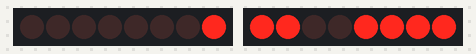
The sketch below on a simulated Arduino Uno, built with avr-gcc and run on an emulated ATmega328P. Parts: 2 × 8 shift-register outputs drawn as a row of LEDs (first output left, lit = HIGH). Wiring (inferred from the names in the program): 2 × shift register (74HC595): data pin 7, shift clock pin 5, latch pin 6 / data pin 2, shift clock pin 4, latch pin 3. Wiring (inferred from the signals the program sends): 2 × row of LEDs: on Q0, Q1, Q2, Q3, Q4, Q5, Q6, Q7 / on Q0, Q1, Q2, Q3, Q4, Q5, Q6, Q7. What the sketch prints to the serial monitor is not drawn.

Above: at 0.01 s.
At 1.2 s:
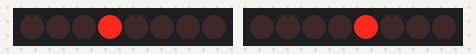
At 2.53 s:
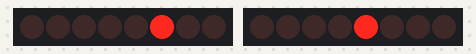
At 4.94 s:
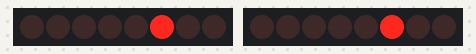
At 7.48 s:
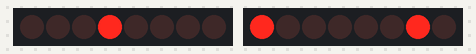
At 9.99 s:
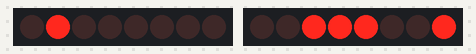
Timing chart, 0 to 10.0 s (numbered marks = the images above):
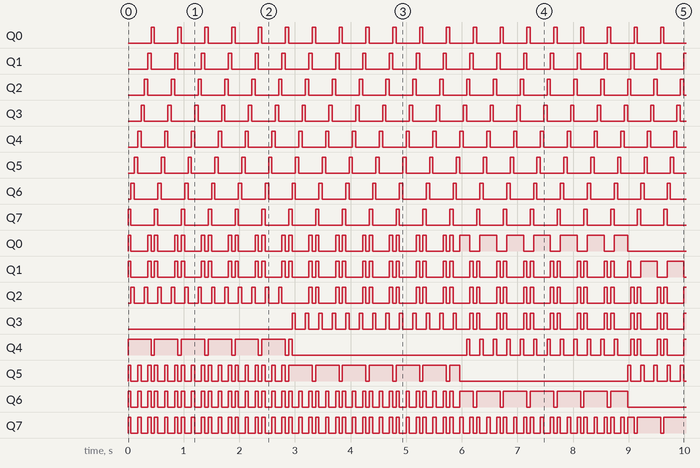

Measured:
- by itself, Q0–7: alternates HIGH for 0.06 s and LOW for 0.42 s
- by itself, Q3: moves between LOW and HIGH, repeating every 2.9 s

The sketch:

dot_matrix.ino
```cpp
/*
  Program Ini dibuat oleh tim ayongoprek.com

  Ini adalah contoh program Scrolling Text untuk menjalankan Modul Dot Matrix 8x8 yang berbasiskan IC Shift Register 74HC595.
  Program yang diberikan di bawah ini dapat dikontrol oleh bluetooth dari smartphone Android menggunakan aplikasi yang disediakan

  Parameter yang dapat dikontrol dari smartphone antara lain:
  - Jumlah Kolom Display
  - Jumlah Baris Display
  - Isi text yang ditampilkan
  - Kecepatan Scrolling

  Semua Parameter diatas dapat disimpan di dalam EEPROM, yang berarti ketika mikrokontroller dimatikan,
  nilai parameter yang di set tidak berubah dari nilai yang telah di set sebelumnya

  Untuk informasi lebih lengkap tentang cara menghubungkan modul Dot Matrix 8x8, dapat dilihat di
  ----->>http://www.ayongoprek.com
*/
//#include <Arduino.h>
#include <avr/io.h>
#include <avr/interrupt.h>
#include <avr/pgmspace.h>
#include <string.h>
#include <EEPROM.h>

//Definisi PIN pada arduino yang digunakan pada Mikrokontroler untuk berkomunikasi dengan Shift register
//Sesuaikan Parameter ini dengan koneksi pada arduino anda
#define HC595_COL_DS         2
#define HC595_COL_SHCP       4
#define HC595_COL_STCP       3


#define HC595_ROW_DS         7
#define HC595_ROW_SHCP       5
#define HC595_ROW_STCP       6
//#define LED                 13

//Definisi yang menentukan banyaknya karakter yang diperbolehkan di dalam Scrolling Text
#define	Text_Size		150

//Definisi Mode Display
#define Text_Only		0
#define Graphic			1
#define Animation		2

//Definisi Mode UART
#define Perintah		0
#define Tulis_Text		1
#define Time_Out		65000

//Definisi dari Command Set yang digunakan sistem untuk berkomunikasi melalui UART
#define Set_Speed		65
#define Set_Column		66
#define Set_Row			67
#define Save_Config		68
#define Save_Text		69
#define Debug			70
#define Display_ON		80
#define Display_OFF		81
#define Text_Data		82
#define Text_Data_End	 255

/*
  ------------------------------------------------------
  Daftar Inisialisasi variabel global Dalam Program, Beserta Data Type nya, dan Nilai Awalnya
  ------------------------------------------------------
*/
unsigned long previousMillis = 0;        //Variabel Untuk menyimpan nilai millis yang digunakan untuk blinking LED

//alamat penyimpanan Variabel di EEPROM
//---------------------------------------------------------------------
int Display_Row = 0;
int Display_Column = 1;
int Scroll_Speed = 4;
int Display_Text = 6;
//alamat variabel di EEPROM yang menyatakan apakah variabel ROW. COL. Speed, dan Text telah ter konfigurasi di EEPROM
//hal ini dibutuhkan karena arduino IDE tidak memiliki kemampuan untuk menginisialisasi nilai EEPROM secara otomatis
//karena apabila nilai dibaca dari EEPROM tanpa di inisialisasi dahulu nilainya, akan terjadi error.
int Text_Configure = 2;
int Param_Configure = 3;
//---------------------------------------------------------------------

uint16_t DISP_COL_CNT = 15;
volatile uint8_t DISP_ROW_CNT = 8;
volatile uint8_t disp_mode = Text_Only;
volatile uint16_t Scr_Speed = 50;

volatile int a = 0;
volatile int a2, a3 = 0;
volatile uint8_t row = 0;
volatile uint16_t cnt = 0;

volatile int16_t col = 0;
volatile int chr = 0;
volatile int8_t m = 0;

uint8_t data;
uint8_t length;

volatile uint8_t temp = 0;
uint8_t uart_data[5];
uint8_t uart_mode = Perintah;
uint8_t uart_counter = 0;
uint16_t uart_timeout = 0;
uint8_t Send_Data = 0;
uint8_t Text_Counter = 0;

//Buffer Text yang akan ditampilkan
char text[Text_Size] = "ABCDEFGHIJKLMNOPQRSTUVWXYZ  abcdefghijklmnopqrstuvwxyz";

//Font Yang Digunakan di dalam Program, yang ditampilkan ke LED Matrix
const unsigned char smallFont[] PROGMEM =
{
  0x00, 0x00, 0x00, 0x00, 0x00, 0x00,  // sp
  0x00, 0x00, 0x2f, 0x00, 0x00, 0x00,  // !
  0x00, 0x07, 0x07, 0x00, 0x00, 0x00,  // "
  0x14, 0x7f, 0x14, 0x7f, 0x14, 0x00,  // #
  0x12, 0x2a, 0x7f, 0x2a, 0x24, 0x00,  // $
  0x46, 0x26, 0x10, 0xc8, 0xc4, 0x00,  // %
  0x50, 0x22, 0x55, 0x49, 0x36, 0x00,  // &
  0x00, 0x00, 0x03, 0x05, 0x00, 0x00,  // '
  0x00, 0x41, 0x22, 0x1c, 0x00, 0x00,  // (
  0x00, 0x1c, 0x22, 0x41, 0x00, 0x00,  // )
  0x14, 0x08, 0x3E, 0x08, 0x14, 0x00,  // *
  0x08, 0x08, 0x3E, 0x08, 0x08, 0x00,  // +
  0x00, 0x00, 0x30, 0x50, 0x00, 0x00,  // ,
  0x10, 0x10, 0x10, 0x10, 0x10, 0x00,  // -
  0x00, 0x00, 0x60, 0x60, 0x00, 0x00,  // .
  0x02, 0x04, 0x08, 0x10, 0x20, 0x00,  // /
  //  0xFD, 0xFB, 0xF7, 0xEF, 0xDF, 0xFF,  // /
  0x3E, 0x45, 0x49, 0x51, 0x3E, 0x00,  // 0
  0x00, 0x40, 0x7F, 0x42, 0x00, 0x00,  // 1
  0x46, 0x49, 0x51, 0x61, 0x42, 0x00,  // 2
  0x31, 0x4B, 0x45, 0x41, 0x21, 0x00,  // 3
  0x10, 0x7F, 0x12, 0x14, 0x18, 0x00,  // 4
  0x39, 0x45, 0x45, 0x45, 0x27, 0x00,  // 5
  0x30, 0x49, 0x49, 0x4A, 0x3C, 0x00,  // 6
  0x03, 0x05, 0x09, 0x71, 0x01, 0x00,  // 7
  0x36, 0x49, 0x49, 0x49, 0x36, 0x00,  // 8
  0x1E, 0x29, 0x49, 0x49, 0x06, 0x00,  // 9
  0x00, 0x00, 0x36, 0x36, 0x00, 0x00,  // :
  0x00, 0x00, 0x36, 0x56, 0x00, 0x00,  // ;
  0x08, 0x14, 0x22, 0x41, 0x00, 0x00,  // <
  0x14, 0x14, 0x14, 0x14, 0x14, 0x00,  // =
  0x00, 0x41, 0x22, 0x14, 0x08, 0x00,  // >
  0x06, 0x09, 0x51, 0x01, 0x02, 0x00,  // ?
  0x3E, 0x51, 0x59, 0x49, 0x32, 0x00,  // @
  0x7E, 0x11, 0x11, 0x11, 0x7E, 0x00,  // A
  0x36, 0x49, 0x49, 0x49, 0x7F, 0x00,  // B
  //  0xF7, 0x94, 0x94, 0x94, 0x63, 0x00,  // B
  0x22, 0x41, 0x41, 0x41, 0x3E, 0x00,  // C
  0x1C, 0x22, 0x41, 0x41, 0x7F, 0x00,  // D
  0x41, 0x49, 0x49, 0x49, 0x7F, 0x00,  // E
  0x01, 0x09, 0x09, 0x09, 0x7F, 0x00,  // F
  0x7A, 0x49, 0x49, 0x41, 0x3E, 0x00,  // G
  0x7F, 0x08, 0x08, 0x08, 0x7F, 0x00,  // H
  0x00, 0x41, 0x7F, 0x41, 0x00, 0x00,  // I
  0x01, 0x3F, 0x41, 0x40, 0x20, 0x00,  // J
  0x41, 0x22, 0x14, 0x08, 0x7F, 0x00,  // K
  0x40, 0x40, 0x40, 0x40, 0x7F, 0x00,  // L
  0x7F, 0x02, 0x0C, 0x02, 0x7F, 0x00,  // M
  0x7F, 0x10, 0x08, 0x04, 0x7F, 0x00,  // N
  0x3E, 0x41, 0x41, 0x41, 0x3E, 0x00,  // O
  0x06, 0x09, 0x09, 0x09, 0x7F, 0x00,  // P
  0x5E, 0x21, 0x51, 0x41, 0x3E, 0x00,  // Q
  0x46, 0x29, 0x19, 0x09, 0x7F, 0x00,  // R
  0x31, 0x49, 0x49, 0x49, 0x46, 0x00,  // S
  0x01, 0x01, 0x7F, 0x01, 0x01, 0x00,  // T
  0x3F, 0x40, 0x40, 0x40, 0x3F, 0x00,  // U
  0x1F, 0x20, 0x40, 0x20, 0x1F, 0x00,  // V
  0x3F, 0x40, 0x38, 0x40, 0x3F, 0x00,  // W
  0x63, 0x14, 0x08, 0x14, 0x63, 0x00,  // X
  0x07, 0x08, 0x70, 0x08, 0x07, 0x00,  // Y
  0x43, 0x45, 0x49, 0x51, 0x61, 0x00,  // Z
  0x00, 0x41, 0x41, 0x7F, 0x00, 0x00,  // [
  0x55, 0x2A, 0x55, 0x2A, 0x55, 0x00,  // slash
  0x00, 0x7F, 0x41, 0x41, 0x00, 0x00,  // ]
  0x04, 0x02, 0x01, 0x02, 0x04, 0x00,  // ^
  0x40, 0x40, 0x40, 0x40, 0x40, 0x00,  // _
  0x00, 0x00, 0x04, 0x02, 0x01, 0x00,  // '
  0x78, 0x54, 0x54, 0x54, 0x20, 0x00,  // a
  0x38, 0x44, 0x44, 0x48, 0x7F, 0x00,  // b
  0x20, 0x44, 0x44, 0x44, 0x38, 0x00,  // c
  0x7F, 0x48, 0x44, 0x44, 0x38, 0x00,  // d
  0x18, 0x54, 0x54, 0x54, 0x38, 0x00,  // e
  0x02, 0x01, 0x09, 0x7E, 0x08, 0x00,  // f
  0x3E, 0x52, 0x52, 0x52, 0x0C, 0x00,  // g
  0x78, 0x04, 0x04, 0x08, 0x7F, 0x00,  // h
  0x00, 0x40, 0x7D, 0x44, 0x00, 0x00,  // i
  0x3D, 0x44, 0x40, 0x20, 0x00, 0x00,  // j
  0x44, 0x28, 0x10, 0x7F, 0x00, 0x00,  // k
  0x00, 0x40, 0x7F, 0x41, 0x00, 0x00,  // l
  0x78, 0x04, 0x18, 0x04, 0x7C, 0x00,  // m
  0x78, 0x04, 0x04, 0x08, 0x7C, 0x00,  // n
  0x38, 0x44, 0x44, 0x44, 0x38, 0x00,  // o
  0x08, 0x14, 0x14, 0x18, 0x7C, 0x00,  // p
  0x7C, 0x14, 0x14, 0x14, 0x08, 0x00,  // q
  0x08, 0x04, 0x04, 0x08, 0x7C, 0x00,  // r
  0x20, 0x54, 0x54, 0x54, 0x48, 0x00,  // s
  0x20, 0x40, 0x44, 0x3F, 0x04, 0x00,  // t
  0x7C, 0x20, 0x40, 0x40, 0x3C, 0x00,  // u
  0x1C, 0x20, 0x40, 0x20, 0x1C, 0x00,  // v
  0x3C, 0x40, 0x30, 0x40, 0x3C, 0x00,  // w
  0x44, 0x28, 0x10, 0x28, 0x44, 0x00,  // x
  0x3C, 0x50, 0x50, 0x50, 0x0C, 0x00,  // y
  0x44, 0x4C, 0x54, 0x64, 0x44, 0x00,  // z
  0x18, 0x3C, 0x78, 0x3C, 0x18, 0x00,  // {	ini lambang hati
  0xC6, 0xEE, 0xFE, 0xEE, 0xC6, 0x00,  // |	ini lambang hourglass
  0x00, 0x06, 0x09, 0x09, 0x06, 0x00,  // }	ini lambang derajat
  0x10, 0x20, 0x10, 0x08, 0x10, 0x00  // ~
};

/*
  ------------------------------------------------------
  Program Setup yang dijalankan sekali saja
  ------------------------------------------------------
*/
void setup()
{
  //Inisialisasi Serial Port
  Serial.begin(9600);
  // Prescaler = FCPU/64
//  TCCR2B |= 1 << CS22;
//  //Enable Overflow Interrupt Timer 0
//  TIMSK2 |= 1 << TOIE2;
//  //Nol kan Nilai Counter / inisialisasi counter
//  TCNT2 = 0;
  //Inisialisasi DDR yanng terhubung ke IC Shift Reg
  HC595Init();
  //Inisialisasi Pin LED sebagai Output


  //jika nilai Parameter di EEPROM telah terkonfigurasi, maka Baca Nilainya, Bila tidak pakai nilai default
  //        if(EEPROM.read(Param_Configure)==128)
  //        {
  //            Serial.println(F("Baca Param"));
  //            //Ambil nilai jumlah baris dan kolom yang terdapat pada EEPROM, tanpa nilai yang benar, maka display akan kacau
  //            DISP_ROW_CNT  = EEPROM.read(Display_Row);
  ////            DISP_COL_CNT  = EEPROM.read(Display_Column);
  //            //Ambil nilai Scrolling Speed dan Display Mode dari EEPROM
  //            temp=EEPROM.read(Scroll_Speed);
  //            Scr_Speed = temp<<8;
  //             temp=EEPROM.read(Scroll_Speed+1);
  //            Scr_Speed |= temp;
  //             Serial.println(F("Selesai Baca Param"));
  //        }

  //jika Text di EEPROM telah terkonfigurasi, maka Baca Nilainya, Bila tidak pakai nilai default
  //  if (EEPROM.read(Text_Configure) == 128)
  //  {
  //    // Matikan Global Interrupt
  //    cli();
  //    Serial.println(F("Baca Text"));
  //    //Ambil isi teks dari EEPROM
  //    for (a = 0; a < Text_Size; a++)
  //    {
  //      text[a] = EEPROM.read(Display_Text + a);
  //    }
  //    Serial.println(F("Selesai Baca Text"));
  //    // Aktifkan Global Interrupt
  //    sei();
  //  }
  //Ambil panjang dari string 'text'
  length = strlen(text);

  a2 = a3 = 0;
}

/*
  ------------------------------------------------------
  Program Loop yang dijalankan Berulang Selamanya
  ------------------------------------------------------
*/
void loop()
{
  //Program Blink Sederhana Untuk Menunjukan Bahwa Program Aktif

  //  if (disp_mode == Text_Only)
  //  {


  cnt++;
  //Program yang menangani scroll text
  if (cnt >= Scr_Speed)
  {
    cnt = 0;

    a2++;
    if (a2 >= 5)
    {
      a2 = 0;
      a3++;
      if (a3 >= length )
      {
        a3 = 0;
      }
    }
  }
  //Kirim 1 baris Data

  chr = a3;
  m = a2;

  for (col = 0; col < DISP_COL_CNT; col++){

//Serial.println (m);
    if (m != 6)
    {
      data = pgm_read_byte( &(smallFont [((text[chr] - ' ') * 6) + m]));
    Serial.println(data,HEX);
    }

    if ((data & (1 << row)) != 0)
      //kalau nilainya == 1
      digitalWrite(HC595_COL_DS, HIGH);
    else
      //kalau nilainya == 0
      digitalWrite(HC595_COL_DS, LOW);

    HC595_Col_Pulse();

    m++;
    if (m >= 6){
      chr++;
      m = 0;
      if (chr <= 0){
        chr = length;
      }
    }
  }
  //kosongkan row terlebih dahulu sebelum menulis data kolom yang baru, agar tidak timbul artifak pada display
  BlankRow();
  //keluarkan data kolom yang baru
  HC595_Col_Latch();
  //Aktifkan baris yang ditunjukan oleh 'row'
  SelectRow(row);

  row++;
  if (row == (DISP_ROW_CNT))
  {
    //Apabila telah sampai pada baris terakhir, maka
    //Kembali ke baris pertama
    row = 0;
  }
  //  }

//  if (Serial.available() > 0)
//  {
//    SerialReceiveFunct();
//  }
}
/*
  ------------------------------------------------------
  Fungsi - Fungsi yang digunakan di dalam Program
  ------------------------------------------------------
*/
void SerialReceiveFunct()
{
  //  uart_data[uart_counter] = Serial.read();
  //  uart_counter++;
  //
  //  if(uart_mode==Tulis_Text)
  //  {
  //  	Text_Counter++;
  //  	if(Text_Counter>Text_Size || uart_data[0]==Text_Data_End)
  //  	{
  //  		Text_Counter=0;
  //  		uart_mode=Perintah;
  //  		length=strlen(text);
  //                //Serial.println(F("text ditulis"));
  //  	}
  //  	else
  //  	{
  //  		text[Text_Counter-1]=uart_data[0];
  //  	}
  //  	uart_counter=0;
  //  }
  //  else if(uart_mode==Perintah)
  //  {
  //  	if(uart_data[0]==Text_Data)
  //  	{
  //  		if(uart_counter==1)
  //  		{
  //  			delete_text();
  //  		}
  //  		uart_mode=Tulis_Text;
  //  		uart_counter=0;
  //  	}
  //  	else if(uart_data[0]==Display_ON)
  //  	{
  //  		//Nyalakan Kembali timer untuk menyalakan Display, dengan Prescaler = FCPU/64
  //  		TCCR2B|= 1<<CS22;
  //  		uart_counter=0;
  //  	}
  //  	else if(uart_data[0]==Display_OFF)
  //  	{
  //  		//Matikan Timer 2, yang berarti Matikan Display
  //  		TCCR2B&= ~(1<<CS22);
  //  		//kosongkan pilihan row agar display terlihat kosong
  //  		BlankRow();
  //  		uart_counter=0;
  //  	}
  //
  //  	if(uart_counter==3)
  //  	{
  //  		uart_counter=0;
  //  		if(uart_data[0]==Set_Speed)
  //  		{
  //  			Scr_Speed = uart_data[2]<<8;
  //  			Scr_Speed  |= uart_data[1];
  //                        //Serial.println(F("set speed"));
  //  		}
  //  		else if(uart_data[0]==Set_Column)
  //  		{
  //  			DISP_COL_CNT  = uart_data[1];
  //                        //Serial.println(F("set kolom"));
  //  		}
  //  		else if(uart_data[0]==Set_Row)
  //  		{
  //  			DISP_ROW_CNT  = uart_data[1];
  //                        Serial.println(F("set baris"));
  //  		}
  //  		else if(uart_data[0]==Save_Config)
  //  		{
  //                        EEPROM.write(Display_Row, DISP_ROW_CNT);
  //                        EEPROM.write(Display_Column, DISP_COL_CNT);
  //                        temp = Scr_Speed>>8;
  //                        EEPROM.write(Scroll_Speed, temp);
  //                        temp = Scr_Speed;
  //                        EEPROM.write(Scroll_Speed+1, temp);
  //                        EEPROM.write(Param_Configure,128);
  //                        Serial.println(F("Param_Configured"));
  //  		}
  //  		else if(uart_data[0]==Save_Text)
  //  		{
  //  			for(temp=0;temp<Text_Size;temp++)
  //  			{
  //                                EEPROM.write(Display_Text+temp, text[temp]);
  //  			}
  //                        EEPROM.write(Text_Configure,128);
  //                        Serial.println(F("Text_Configured"));
  //  		}
  //  		else if(uart_data[0]==Debug)
  //  		{
  //  			Send_Data=1;
  //  		}
  //  	}
  //  }
}

void delete_text(void)
{
  length = 0;
  for (temp = 0; temp < Text_Size; temp++)
  {
    text[temp] = 0;
  }
}

void HC595Init()
{
  //Ini adalah fungsi untuk menginisialisasi port mikrokontroler yang terhubung dengan Shift Register
  pinMode(HC595_COL_SHCP, OUTPUT);
  pinMode(HC595_COL_STCP, OUTPUT);
  pinMode(HC595_COL_DS, OUTPUT);
  pinMode(HC595_ROW_SHCP, OUTPUT);
  pinMode(HC595_ROW_STCP, OUTPUT);
  pinMode(HC595_ROW_DS, OUTPUT);
}


void HC595_Col_Pulse()
{
  //Ini adalah fungsi untuk memberikan clock pada ic Shift Register bagian kolom
  digitalWrite(HC595_COL_SHCP, HIGH);
  digitalWrite(HC595_COL_SHCP, LOW);
}

void HC595_Col_Latch()
{
  //Ini adalah fungsi untuk men latch (mengeluarkan) nilai pada ic shift reg bagian kolom
  digitalWrite(HC595_COL_STCP, HIGH);
  digitalWrite(HC595_COL_STCP, LOW);
}


void SelectRow(uint8_t rows)
{
  for (a = 0; a < rows; a++)
  {
    digitalWrite(HC595_ROW_DS, LOW);
    digitalWrite(HC595_ROW_SHCP, HIGH);
    digitalWrite(HC595_ROW_SHCP, LOW);
  }
  digitalWrite(HC595_ROW_DS, HIGH);
  digitalWrite(HC595_ROW_SHCP, HIGH);
  digitalWrite(HC595_ROW_SHCP, LOW);
  rows++;
  for (a = rows; a < DISP_ROW_CNT; a++)
  {
    digitalWrite(HC595_ROW_DS, LOW);
    digitalWrite(HC595_ROW_SHCP, HIGH);
    digitalWrite(HC595_ROW_SHCP, LOW);
  }
  //Keluarkan Pilihan Baris
  digitalWrite(HC595_ROW_STCP, HIGH);
  digitalWrite(HC595_ROW_STCP, LOW);
}

void BlankRow()
{
  for (a = 0; a < DISP_ROW_CNT; a++)
  {
    digitalWrite(HC595_ROW_DS, HIGH);
    digitalWrite(HC595_ROW_SHCP, HIGH);
    digitalWrite(HC595_ROW_SHCP, LOW);
  }
  //Keluarkan Pilihan Baris
  digitalWrite(HC595_ROW_STCP, HIGH);
  digitalWrite(HC595_ROW_STCP, LOW);
}

/*
  ------------------------------------------------------
  Rutin Interrupt / Interrupt Service Routine (ISR)
  ------------------------------------------------------
*/
//ISR(TIMER2_OVF_vect)
//{
//  /*
//    Ini adalah rutin interrupt timer 0
//    Yang berfungsi untuk mengupdate display
//  */
//  //variabel yang berfungsi untuk me reset Variabel uart apabila uart tidak aktif dalam beberapa waktu
//  //uart_timeout++;
//
//
//  //Reset nilai variabel yang dipakai UART apabila waktu timeout terlewati, agar tidak terjadi error apabila komunikasi UART terganggu
//  //if(uart_timeout>=Time_Out)
//  //{
//  //	uart_timeout=0;
//  //	uart_counter=0;
//  //}
//}
```
